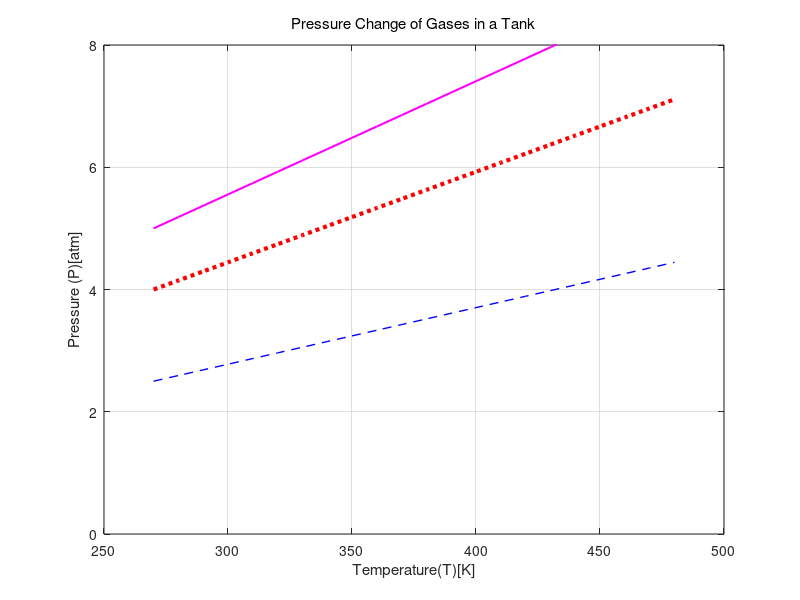

MATLAB code to generate this figure: (Note: this script raises an error after producing the figure.)
% Hamilton Nguyen Engr 1300.001 7/24/2018

%{
 Problem Statement:

You want to create a graph showing the relationship of an ideal gas between pressure (P) and temperature (T).
Allow the initial temperature to be 270 kelvin. The range of temperatures to be modeled ranges from from 270 to 480 kelvin. Control the scale of the abscissa so the range is shown from 250 to 500 kelvin.

Model two gases:
Nitrogen (formula, N2; molecular weight, 28 grams per mole), using a 12-liter tank with an initial pressure of 2.5 atmospheres.
Oxygen (formula, O2; molecular weight, 32 grams per mole), using a 15-liter tank with an initial pressure of 4 atmospheres.
After drawing the graph for nitrogen and oxygen, model a third gas, with information entered by the user. Assume the volume is 12 liters.
Ask the user to enter the name of the gas [Example: Chlorine]
Ask the user to enter the initial pressure in the tank measured at 270 kelvin [Example: 3 atm]
Ask the user to enter the temperature of interest [Example: 400 kelvin]. The user is interested in a temperature in the range of 270 to 480 kelvin.
 
Known Variable: R=0.08206[atm*L/mol*K]
Unknown Variable: n/a. follow the case scenario in the textbook.
Assumption:ideal gas, n1=n2=1
Equations: PV=nRT
 Case Scenario:
Refer to the case scenarios for problem RQ_17_13 in textbook Thinking like
an Engineer 4th edition.
%}

clear; clc; close all;

R=0.08206; %[atm*L/mol*K], gas constant

%Nitrogen Gas
Ti=270; %[K]
V1=12; %[L]
P1=2.5; %[atm]
n1=(P1*V1)/(R*Ti); %[mol], Nitrogen

%Oxygen Gas
V2=15; %[L]
P2=4; %[atm]
n2=(P2*V2)/(R*Ti); %[mol], Oxygen

%User input Gas
name_gas=input('Enter the name of the gas: ','s'); %input string name of gas
i_pressure=input('Enter the initial pressure [atm]: '); %input initial pressure of gas
T_interest=input('Enter the temp of interest [k]: ');%input temperature of interest of gas
V3=12; %[L], Liters of gas 
n3=(i_pressure*V3)/(R*Ti); %[mol], gas of interest

T=(Ti:10:480);%set range

%plottting first graph
figure('color','white'); %background white
P_nitrogen=((n1*R)/V1)*T;% Y formula for nitrogen
P_oxygen=((n2*R)/V2)*T;% Y formula for oxygen
P_gas_interest=((n3*R)/V3)*T; %Y formula for gas of interest
plot(T,P_nitrogen,'--b','LineWidth',1); %plotting nitrogen curve
hold on;
plot(T,P_oxygen,':r','LineWidth',3);%plotting oxygen curve
hold on;
plot(T,P_gas_interest,'-m','LineWidth',1.5);%plotting gas of interest curve

grid on; %turning grid on
axis([250 500 0 8]); %setting grid axis
xlabel('Temperature(T)[K]'); %abcessa name
ylabel('Pressure (P)[atm]');%ordinate name
title('Pressure Change of Gases in a Tank','FontWeight','normal');%title of plot
legend('Nitrogen','Oxygen',sprintf('%s',name_gas),'Location','SE');%lengend of plot

figure('color','white'); %second plot(subplot)

subplot(3,1,1);%subplot 1
x = linspace(Ti,480);% set x axis range values
y1 = ((n1*R)/V1)*x; %set y formula for nitrogen
plot(x,y1,'--b','LineWidth',1)%subplot nitrogen curve 
grid on;%turn on grid
axis([250 500 0 8]);% set axis to grid
xlabel('Temperature(T)[K]');%abcessa label
ylabel('Pressure (P)[atm]');%ordinate label
title('Pressure Change of Nitrogen in a Tank','FontWeight','normal');%subplot 1 title

subplot(3,1,2); %subplot 2 
y2 = ((n2*R)/V2)*x; % set y formula for oxygen
plot(x,y2,':r','LineWidth',3) %subplot oxygen curve
grid on; %turn on grid 
axis([250 500 0 8]); %set axis to grid 
xlabel('Temperature(T)[K]'); %abcessa label
ylabel('Pressure (P)[atm]');%ordinate label
title('Pressure Change of Oxygen Gas in a Tank','FontWeight','normal'); %subplot 2 title

subplot(3,1,3);%subplot 3 
y3 = ((n3*R)/V3)*x;%set y formula for gas of interest
plot(x,y3,'-m','LineWidth',1.5)%subplot gas of interest
grid on;%turn on grid
axis([250 500 0 8]);%set axis to grid
xlabel('Temperature(T)[K]');%abcessa label
ylabel('Pressure (P)[atm]');%ordinate label
title('Pressure Change of Chlorine Gas in a Tank','FontWeight','normal'); %subplot 3 title

%Solve Pressure (P) value using Temperature of interest
syms P
eqn = (P*V3)/(n3*R) ==T_interest;
solx = solve(eqn,P);

%print solution to the user output
fprintf('At a temperature of %d Kelvin, %s has a pressure of %0.1f \natm.\n', T_interest, name_gas, solx);